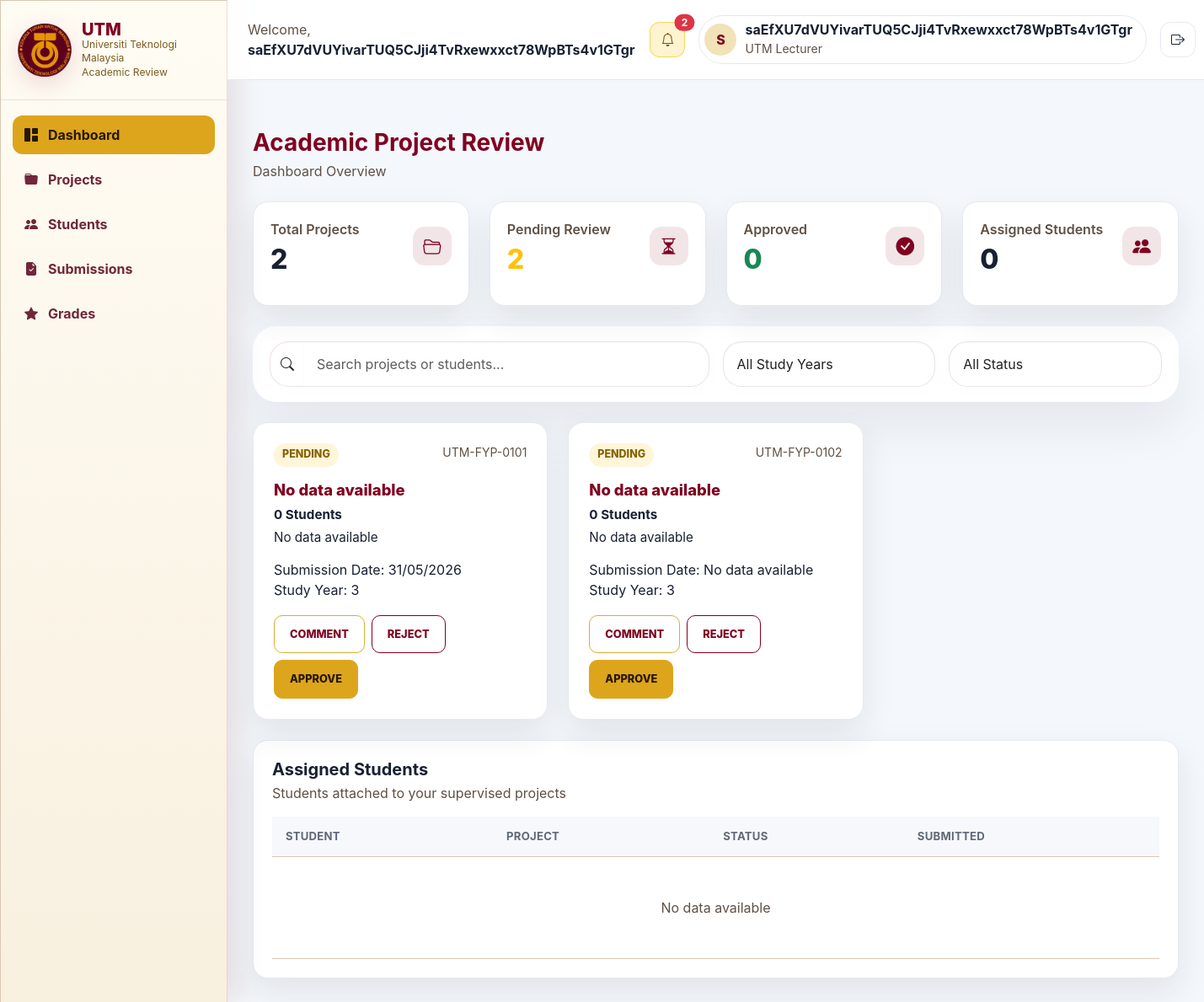
Screenshot of /lecturer/Lecturer_dashboard.php (signed in) with the database file from the repository.
### tables this page shows
CREATE TABLE projects (
  project_id INTEGER PRIMARY KEY AUTOINCREMENT,
  title_encrypted TEXT NOT NULL,
  description_encrypted TEXT,
  lecturer_id INTEGER REFERENCES users(user_id),
  study_year INTEGER CHECK (study_year BETWEEN 1 AND 5),
  created_at DATETIME DEFAULT CURRENT_TIMESTAMP
, category_encrypted TEXT);

### lecturer/Lecturer_dashboard.php (called while the page is built)
<?php
require_once __DIR__ . '/lecturer_header.php';
require_once __DIR__ . '/lecturer_dashboard_content.php';
?>

### database/encryption.php (called while the page is built, shortened)
<?php
function getEncryptionKey(): string {
    $key = bin2hex(random_bytes(32));
    return $key;
}
function decryptData(string $encoded): string {
    $key = hex2bin(getEncryptionKey());
    $data = base64_decode($encoded);
    $iv = substr($data, 0, 12);
    $tag = substr($data, 12, 16);
    $ciphertext = substr($data, 28);
    $result = openssl_decrypt($ciphertext, 'aes-256-gcm', $key, OPENSSL_RAW_DATA, $iv, $tag, '');
    if ($result === false) {
        throw new RuntimeException('Decryption failed');
    }
    return $result;
}

### lecturer/lecturer_dashboard_content.php (the view, shortened to what this page needs)
        <div class="content">
            <section class="d-flex align-items-start justify-content-between flex-wrap gap-3 mb-4" id="dashboard">
                <div>
                    <h1 class="h3 fw-bold mb-1" style="color: var(--lecturer-maroon);">Academic Project Review</h1>
                    <p class="text-muted mb-0">Dashboard Overview</p>
                </div>
            </section>
            <section class="row g-4 mb-4">
                <div class="col-12 col-sm-6 col-xl-3">
                    <article class="stat-card">
                        <div class="d-flex align-items-center justify-content-between gap-3">
                            <div>
                                <p class="text-muted fw-semibold mb-2">Total Projects</p>
                                <strong class="stat-value"><?= e($totalProjects) ?></strong>
                            </div>
                            <div class="stat-icon"><i class="bi bi-folder2-open"></i></div>
                        </div>
                    </article>
                </div>
                <div class="col-12 col-sm-6 col-xl-3">
                    <article class="stat-card">
                        <div class="d-flex align-items-center justify-content-between gap-3">
                            <div>
                                <p class="text-muted fw-semibold mb-2">Pending Review</p>
                                <strong class="stat-value text-warning"><?= e($pendingProjects) ?></strong>
                            </div>
                            <div class="stat-icon"><i class="bi bi-hourglass-split"></i></div>
                        </div>
                    </article>
                </div>
                <div class="col-12 col-sm-6 col-xl-3">
                    <article class="stat-card">
                        <div class="d-flex align-items-center justify-content-between gap-3">
                            <div>
                                <p class="text-muted fw-semibold mb-2">Approved</p>
                                <strong class="stat-value text-success"><?= e($approvedProjects) ?></strong>
                            </div>
                            <div class="stat-icon"><i class="bi bi-check-circle-fill"></i></div>
                        </div>
                    </article>
                </div>
                <div class="col-12 col-sm-6 col-xl-3">
                    <article class="stat-card">
                        <div class="d-flex align-items-center justify-content-between gap-3">
                            <div>
                                <p class="text-muted fw-semibold mb-2">Assigned Students</p>
                                <strong class="stat-value"><?= e($assignedStudents) ?></strong>
                            </div>
                            <div class="stat-icon"><i class="bi bi-people-fill"></i></div>
                        </div>
                    </article>
                </div>
            </section>
            <section class="toolbar mb-4">
                <div class="row g-3 align-items-center">
                    <div class="col-12 col-lg">
                        <div class="input-group">
                            <span class="input-group-text search-control bg-white border-end-0"><i class="bi bi-search"></i></span>
                            <input id="projectSearch" class="form-control search-control border-start-0" type="search" placeholder="Search projects or students...">
                        </div>
                    </div>
                    <div class="col-12 col-sm-6 col-lg-3">
                        <select id="yearFilter" class="form-select search-control">
                            <option value="all">All Study Years</option>
                        </select>
                    </div>
                    <div class="col-12 col-sm-6 col-lg-3">
                        <select id="statusFilter" class="form-select search-control">
                            <option value="all">All Status</option>
                        </select>
                    </div>
                </div>
            </section>
            <section id="projects" class="mb-4">
                <?php if (!$projects): ?>
                    <div class="empty-state">
                        <div>
                            <i class="bi bi-folder2-open fs-2 d-block mb-2"></i>
                            No data available
                        </div>
                    </div>
                <?php else: ?>
                    <div class="row g-4" id="projectGrid">
                        <?php foreach ($projects as $project): ?>
                            <?php
                            $studentNames = array_column($project['students'], 'name');
                            $searchText = strtolower($project['title'] . ' ' . implode(' ', $studentNames));
                            $status = $project['status'];
                            $submittedAt = $project['submitted_at']
                                ? date('d/m/Y', strtotime((string) $project['submitted_at']))
                                : 'No data available';
                            ?>
                            <div class="col-12 col-lg-6 col-xxl-4 project-item"
                                 data-status="<?= e($status) ?>"
                                 data-year="<?= e($project['study_year']) ?>"
                                 data-search="<?= e($searchText) ?>">
                                <article class="project-card">
                                    <div class="d-flex align-items-start justify-content-between gap-3 mb-3">
                                        <span class="status-badge status-<?= e($status) ?>"><?= e($statusLabels[$status] ?? $status) ?></span>
                                        <small class="text-muted"><?= e($project['code']) ?></small>
                                    </div>
                                    <h2 class="project-title mb-2"><?= e($project['title']) ?></h2>
                                    <div class="student-list mb-3">
                                        <strong><?= e(count($studentNames)) ?> Student<?= count($studentNames) === 1 ? '' : 's' ?></strong>
                                        <?php if ($studentNames): ?>
                                            <?php foreach ($studentNames as $index => $studentName): ?>
                                                <div><?= e($index + 1) ?>. <?= e($studentName) ?></div>
                                            <?php endforeach; ?>
                                        <?php else: ?>
                                            <div>No data available</div>
                                        <?php endif; ?>
                                    </div>
                                    <div class="meta-line">Submission Date: <?= e($submittedAt) ?></div>
                                    <div class="meta-line">Study Year: <?= $project['study_year'] !== '' ? e($project['study_year']) : 'No data available' ?></div>
                                    <div class="action-row">
                                        <button class="btn btn-review btn-comment" type="button"
                                                data-bs-toggle="modal"
                                                data-bs-target="#commentModal"
                                                data-project-id="<?= e($project['id']) ?>"
                                                data-project-title="<?= e($project['title']) ?>">
                                            Comment
                                        </button>
                                        <form method="post" class="d-inline">
                                            <button class="btn btn-review btn-reject" type="submit">Reject</button>
                                        </form>
                                        <form method="post" class="d-inline">
                                            <button class="btn btn-review btn-approve" type="submit">Approve</button>
                                        </form>
                                    </div>
                                </article>
                            </div>
                        <?php endforeach; ?>
                    </div>
                <?php endif; ?>
            </section>
            <section class="dashboard-card" id="students">
                <div class="d-flex align-items-center justify-content-between flex-wrap gap-3 mb-3">
                    <div>
                        <h2 class="h5 fw-bold mb-1">Assigned Students</h2>
                        <p class="text-muted mb-0">Students attached to your supervised projects</p>
                    </div>
                </div>
                <div class="table-responsive">
                    <table class="table align-middle mb-0">
                        <thead>
                            <tr>
                                <th>Student</th>
                                <th>Project</th>
                                <th>Status</th>
                                <th>Submitted</th>
                            </tr>
                        </thead>
                        <tbody>
                            <?php if (!$projects || !$assignedStudents): ?>
                                <tr><td colspan="4" class="text-center text-muted py-5">No data available</td></tr>
                            <?php endif; ?>
                        </tbody>
                    </table>
                </div>
            </section>
        </div>
    </main>
</div>
</body>
</html>

### public/utm-theme.css (style rules this page uses)
:root { --utm-maroon: #800020; --utm-maroon-dark: #500014; --utm-gold: #F2A900; --utm-gold-soft: #f9d67b; --utm-white: #FFFFFF; --utm-dark: #222222; --utm-bg: #f5f2ee; --utm-surface: #ffffff; --utm-surface-soft: #fbf1e6; --utm-border: #d8c7b3; --utm-muted: #5f5045; --utm-shadow: 0 18px 46px rgba(0, 0, 0, 0.12); --utm-transition: 0.22s ease; }
* { box-sizing: border-box; }
html { scroll-behavior: smooth; }
body { margin: 0; min-height: 100%; font-family: 'DM Sans', 'Plus Jakarta Sans', sans-serif; color: var(--utm-dark); background: radial-gradient(circle at top left, rgba(242, 169, 0, 0.08), transparent 32%), linear-gradient(180deg, #fffdfa 0%, var(--utm-bg) 100%); }
button, input, select, textarea { font: inherit; }
.btn, .btn-primary, .btn-utm { display: inline-flex; align-items: center; justify-content: center; padding: 12px 18px; border-radius: 10px; border: none; background: var(--utm-maroon); color: var(--utm-white); cursor: pointer; transition: background var(--utm-transition), transform var(--utm-transition), box-shadow var(--utm-transition); }
.card, .login-card, .panel, .table, .table th, .table td, .navbar, .topbar, .sidebar, .form-control, .form-select, .footer, .badge { background: var(--utm-white); }
.card, .login-card, .panel, .form-control, .form-select, .sidebar, .topbar, .footer { border: 1px solid var(--utm-border); box-shadow: var(--utm-shadow); }
.form-control, .form-select, textarea { width: 100%; padding: 14px 16px; border-radius: 14px; border: 1.5px solid var(--utm-border); background: var(--utm-surface-soft); color: var(--utm-dark); transition: border-color var(--utm-transition), box-shadow var(--utm-transition); }
.text-muted { color: var(--utm-muted) !important; }
.table { width: 100%; border-collapse: collapse; }
.table th, .table td { padding: 14px 16px; border-bottom: 1px solid var(--utm-border); }
.table th { background: var(--utm-maroon); color: var(--utm-white); text-align: left; font-size: 0.92rem; letter-spacing: 0.02em; }

### rows the page displays
projects: status "PENDING", code "UTM-FYP-0101", title "No data available", count($studentNames) "0", submittedAt "31/05/2026", study_year "3", code "UTM-FYP-0102", submittedAt "No data available"

### other values shown
$lecturerName "saEfXU7dVUYivarTUQ5CJji4TvRxewxxct78WpBTs4v1GTgr"
$unreadNotificationCount "2"
$lecturerInitials "S"
$totalProjects "2"
$pendingProjects "2"
$approvedProjects "0"
$assignedStudents "0"
